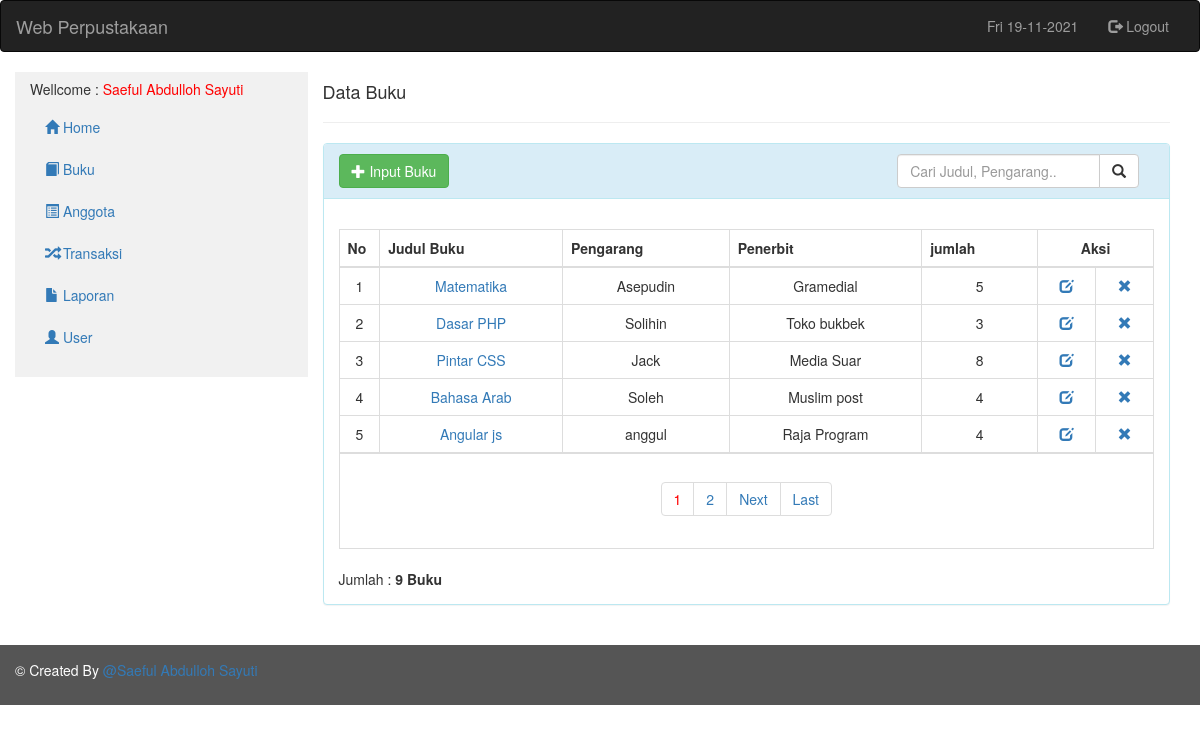
The page /admin/index.php?page=buku (signed in) on the database its author committed.
### tables this page shows
CREATE TABLE `tbl_buku` (
  `id` int(5) NOT NULL,
  `judul` varchar(200) NOT NULL,
  `pengarang` varchar(100) NOT NULL,
  `penerbit` varchar(150) NOT NULL,
  `thn_terbit` varchar(4) NOT NULL,
  `isbn` varchar(25) NOT NULL,
  `jumlah_buku` int(3) NOT NULL,
  `lokasi` enum('rak1','rak2','rak3') NOT NULL,
  `tgl_input` datetime NOT NULL
);

### admin/buku_data.php (the view, shortened to what this page needs)
<div class="col-sm-9">
  <h4>Data Buku</h4>
  <hr>
</div>
<div id="loginbox" style="margin-top: ;" class="mainbox col-md-9">
	<div class="panel panel-info">
		<div class="panel-heading">
			<a  class="btn btn-success" href="?page=buku_input"><span class="glyphicon glyphicon-plus"></span> Input Buku</a>
			<div class="pull-right col-md-4">
				<form action="?page=buku_search" method="post">
          <div class="input-group">
				  	<input type="text" name="cari" class="form-control" placeholder="Cari Judul, Pengarang..">
				    <span class="input-group-btn">
				    <button type="submit" class="btn btn-default" type="button">
				    	<span class="glyphicon glyphicon-search"></span>
				    </button>
				    </span>
				  </div>
				</form>
      </div>
		</div>
		<div style="padding-top: 10px" class="panel-body">
		<br>
			<table class="table table-bordered">
				<thead>
				<tr>
					<th width="5%">No</th>
					<th>Judul Buku</th>
					<th>Pengarang</th>
					<th>Penerbit</th>
					<th>jumlah</th>
					<th style="text-align: center;" colspan="2">Aksi</th>
				</tr>
				</thead>
				<tbody>
				<?php
				include_once '../inc/class.perpus.php';
				$buku = new buku;
				$records_per_page=5;
				$query = "SELECT * FROM tbl_buku";
				$newquery = $buku->paging($query,$records_per_page);
				if (empty($page)) {
					$posisi = 0;
				}else{
					$posisi = ($page - 1) * $records_per_page;
				}
				$no=1+$posisi;
				foreach ($buku->showData($newquery) as $value) {
					?>
					<tr style="text-align: center;">
					<td><?php echo $no; ?></td>
					<td><a href="?page=detil-buku&id=<?=$value['id']?>"><?=$value['judul']; ?></a></td>
					<td><?=$value['pengarang']; ?></td>
					<td><?=$value['penerbit']?></td>
					<td><?=$value['jumlah_buku']?></td>
					<td>
						<a href="?page=buku_edit&id=<?=$value['id']?>" title="edit"><span class="glyphicon glyphicon-edit"></span></a>
					</td>
					<td>
						<a href="?page=delete&buku_id=<?php print($value['id']) ?>" onclick="return confirm('Anda yakin ingin menghapus data buku <?php echo $value['judul']; ?> ?')" title="Hapus"><span class="glyphicon glyphicon-remove"></span></a>
					</td>
					</tr>
					<?php
					$no++;
				}
				?>
				</tbody>
				<tr>
	        <td colspan="7" align="center">
			    <div class="pagination-wrap">
			      <?php $buku->paginglink($query,$records_per_page); ?>
			    </div>
		  	  </td>
		    </tr>
			</table>
			Jumlah : <b><?php $buku->jumlah($query); ?> Buku</b>
		</div>
	</div>
</div>

### admin/index.php (shortened to what this page needs)
<!DOCTYPE html>
<html lang="en">
<head>
  <link rel="stylesheet" href="../css/bootstrap.min.css">
</head>
<body>
<?php
if(!isset($_SESSION['nama'])|| $_SESSION['level'] != "admin"){
  echo "<script>alert('Silahkan login terlebih dahulu')</script>";
  echo "<meta http-equiv='refresh' content='0; url=../index.php'>";
}
else{
  include_once 'head.php';
?>
<div class="container-fluid">
<div class="container-fluid">
  <div class="row content">
    <div class="col-sm-3 sidenav">
      <h5>Wellcome : <font color="red"><?php echo $_SESSION['nama']; ?></font></h5>
      <ul class="nav nav-pills nav-stacked">
        <li><a href="index.php"><span class="glyphicon glyphicon-home"></span> Home</a></li>
        <li><a href="?page=buku"><i class="glyphicon glyphicon-book"></i> Buku</a></li>
        <li><a href="?page=anggota"><i class="glyphicon glyphicon-list-alt"></i> Anggota</a></li>
        <li><a href="?page=transaksi"><i class="glyphicon glyphicon-random"></i> Transaksi</a></li>
        <li><a href="?page=laporan"><i class="glyphicon glyphicon-file"></i> Laporan</a></li>
        <li><a href="?page=user"><i class="glyphicon glyphicon-user"></i> User</a></li>
      </ul><br>
    </div>
    <?php
    switch ($_GET['page']) {
      case 'buku':
        include "buku_data.php";
        break;
    }
    ?>
  </div>
</div>
</div>
<br>
<footer class="container-fluid">
  <p>&copy; Created By <a href="https://instagram.com/saefulas_" target="_blank">@Saeful Abdulloh Sayuti</a></p>
</footer>
<?php } ?>
</body>
</html>

### admin/head.php (shortened to what this page needs)
<nav class="navbar navbar-inverse">
  <div class="container-fluid">
    <div class="navbar-header">
      <a class="navbar-brand" href="#">Web Perpustakaan</a>
    </div>
    <div class="collapse navbar-collapse" id="myNavbar">
      <ul class="nav navbar-nav navbar-right">
        <li><a href=""><?php echo date('D'.' '.'d-m-Y') ?></a></li>
        <li><a href="?page=logout"><span class="glyphicon glyphicon-log-out"></span> Logout</a></li>
      </ul>
    </div>
  </div>
</nav>

### inc/class.perpus.php (shortened to what this page needs)
<?php
class perpus
{
	private $host = "localhost";
	private $user = "root";
	private $db = "db_perpus";
	private $pass = "";
	protected $conn;
	public function __construct()
	{
		$this->conn = new PDO("mysql:host=".$this->host.";dbname=".$this->db,$this->user,$this->pass);
	}
	public function showData($query){
		$q = $this->conn->query($query) or die("failed!");
		while ($r = $q->fetch(PDO::FETCH_ASSOC)) {
			$data[]=$r;
		}
		return $data;
	}
	public function paging($query,$records_per_page)
	{
		$starting_position=0;
		$query2=$query." limit $starting_position,$records_per_page";
		return $query2;
	}
	public function paginglink($query,$records_per_page){
		$self = $_SERVER['PHP_SELF'];
		if ($_GET['page']==$_GET['page']) {
			$page = $_GET['page'];
		}
		$stmt = $this->conn->prepare($query);
		$stmt->execute();
		$total_no_of_records = $stmt->rowCount();
		if ($total_no_of_records > 0) {
			?><ul class="pagination"><?php
			$total_no_of_pages=ceil($total_no_of_records/$records_per_page);
			$current_page=1;
			for ($i=1; $i<=$total_no_of_pages; $i++) {
				if ($i==$current_page) {
					echo "<li><a href='".$self."?page=".$page."&page_no=".$i."' style='color:red;'>".$i."</a></li>";
				}else{
					echo "<li><a href='".$self."?page=".$page."&page_no=".$i."'>".$i."</a></li>";
				}
			}
			if ($current_page!=$total_no_of_pages) {
				$next=$current_page+1;
				echo "<li><a href='".$self."?page=".$page."&page_no=".$next."'>Next</a></li>";
				echo "<li><a href='".$self."?page=".$page."&page_no=".$total_no_of_pages."'>Last</a></li>";
			}
		}
	}
	public function jumlah($query){
		$stmt = $this->conn->prepare($query);
		$stmt->execute();
		$row = $stmt->rowCount();
		print($row);
	}
}
?>

### admin/index.php (style rules this page uses)
.row.content { height: auto }
.sidenav { background-color: #f1f1f1; height: 100%; }
footer { background-color: #555; color: white; padding: 15px; }

### rows shown on the page
tbl_buku: judul "Matematika", pengarang "Asepudin", penerbit "Gramedial", jumlah_buku "5"
tbl_buku: judul "Dasar PHP", pengarang "Solihin", penerbit "Toko bukbek", jumlah_buku "3"
tbl_buku: judul "Pintar CSS", pengarang "Jack", penerbit "Media Suar", jumlah_buku "8"
tbl_buku: judul "Bahasa Arab", pengarang "Soleh", penerbit "Muslim post", jumlah_buku "4"
tbl_buku: judul "Angular js", pengarang "anggul", penerbit "Raja Program", jumlah_buku "4"

### other values the page prints
date('D'.' '.'d-m-Y') "Fri 19-11-2021"
$_SESSION['nama'] "Saeful Abdulloh Sayuti"
$row "9"
